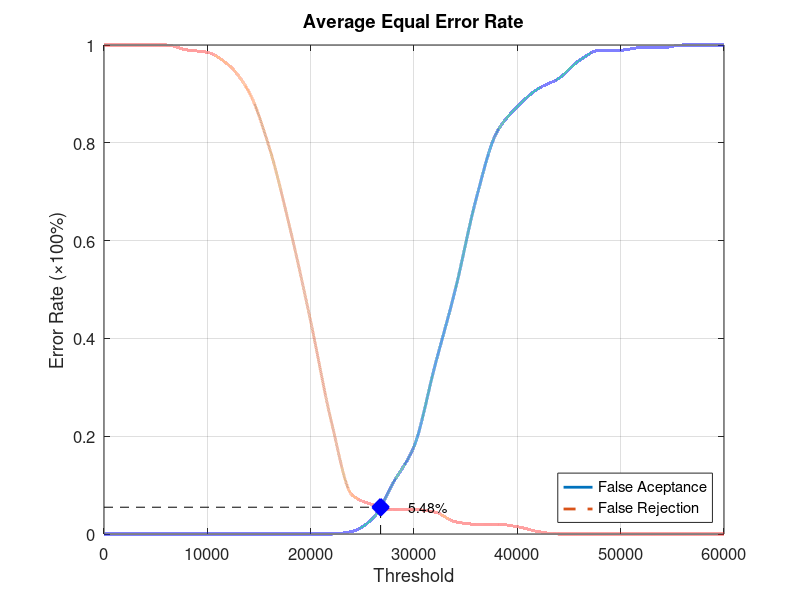
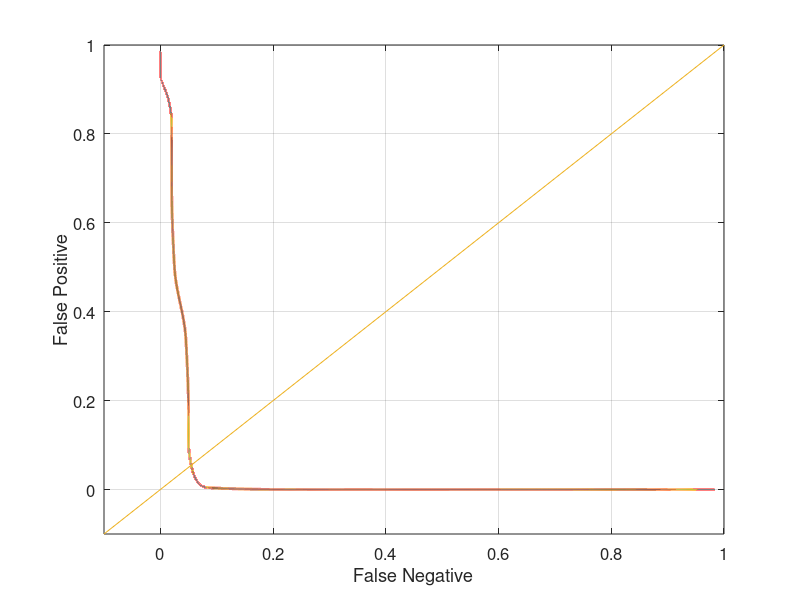

Source code (MATLAB) for these figures, in order:
function yEER = Database1_1
close all;
clear;
clc;
x = 0:2000:60000;
xq = 0:0.5:60000;

y0 = [0 0 0 0 0 0 0 0 0 0 0 0 0.00526316 0.0315789 0.105263 0.178947 0.342105 0.5 0.684211 0.821053 0.873684 0.910526 0.931579 0.968421 0.989474 0.989474 0.994737 0.994737 1 1 1];
yy0 = interp1(x, y0, xq, 'pchip');
y1 = [1 1 1 1 0.99 0.985 0.96 0.905 0.79 0.625 0.435 0.23 0.08 0.06 0.05 0.05 0.045 0.025 0.02 0.02 0.015 0.005 0 0 0 0 0 0 0 0 0];
yy1 = interp1(x, y1, xq, 'pchip');

% Calculating EER: 
y2 = abs(y0 - y1);
find(y2 == min(y2))
yy2 = abs(yy0 - yy1);
xEER = find(yy2 == min(yy2));
xEERIndex = xq(xEER) % X-axis EER
yEER = yy0(xEER) % Y-axis EER

main = figure
plot(xq, yy0,'-','LineWidth', 2);	hold on
plot(xq, yy1,'--','LineWidth', 2);	hold on
plot([xEERIndex xEERIndex], [0 yEER], 'k--');	hold on
plot([0 xEERIndex], [yEER yEER], 'k--');	hold on
plot(xEERIndex, yEER, 'bx', 'LineWidth', 10);	hold on
text(xEERIndex + 10 * xEERIndex / 100, yEER, [num2str(round((10000 * yEER)) / 100) '%'])
legend('False Aceptance', 'False Rejection', 'Location', 'SouthEast')
xlabel('Threshold')
ylabel('Error Rate (\times100%)')
title('Average Equal Error Rate')
set(gca, 'FontSize', 12)
axis([0 60000 0 1])
grid on

print(main, 'Database1_1Main', '-dpng');
FNRxFPR = figure('Color', [1 1 1]);
plot(yy1, yy0, '-', yy1, yy0, 'LineWidth', 2);
hold on
y = -0.1:0.1:1
plot(y, y); 
set(gca, 'FontSize', 12)
xlabel('False Negative')
ylabel('False Positive')
axis([-0.1 1 -0.1 1])
set(gca, 'FontSize', 12)
grid on

print(FNRxFPR, 'Database1_1FNRxFPR','-dpng');
end
